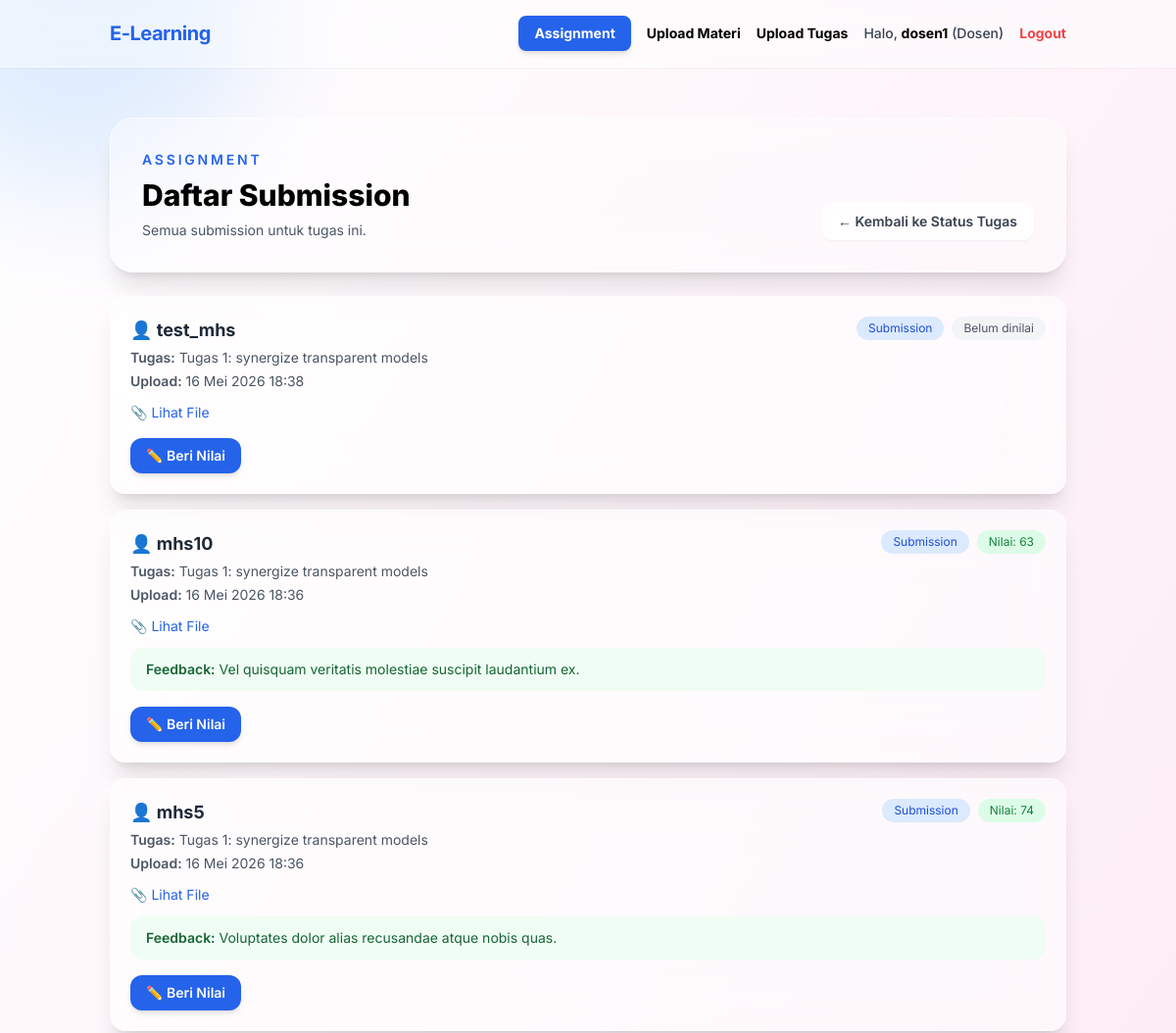
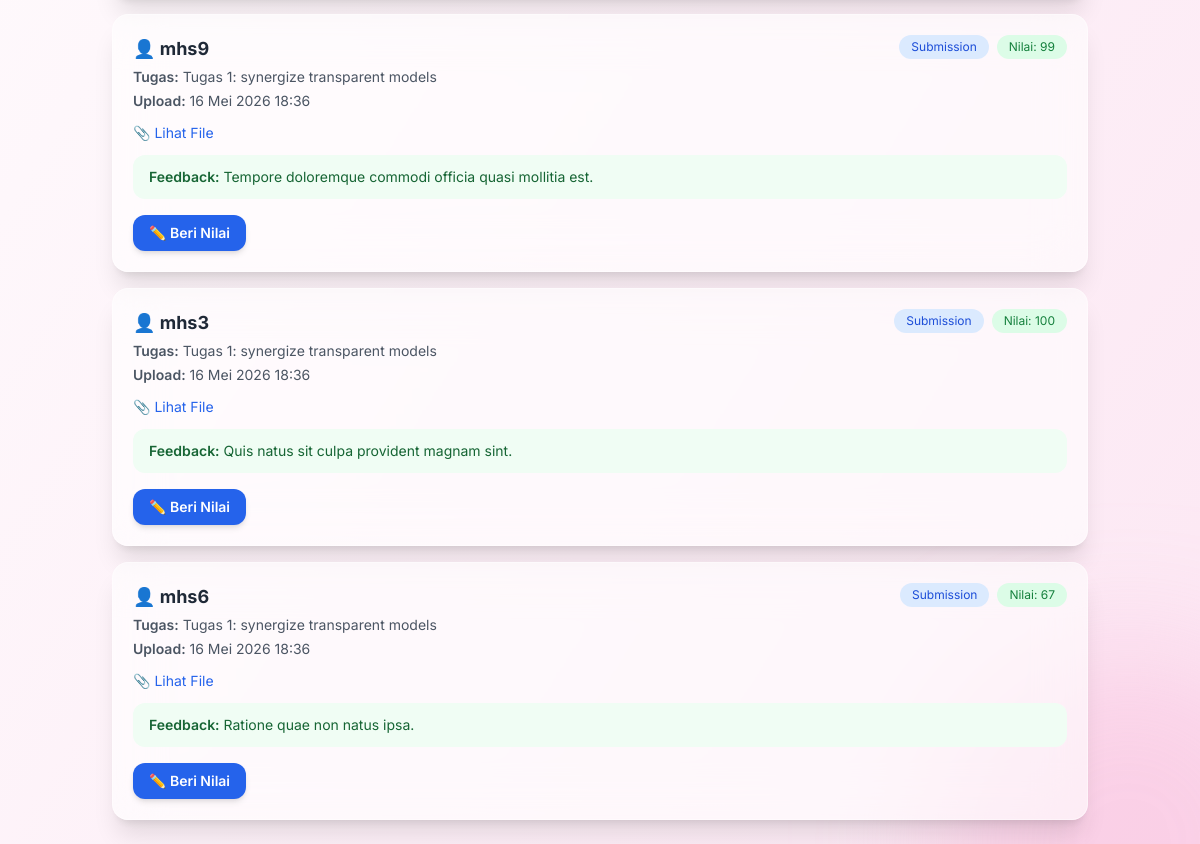
Page /assignment/1/submissions/ (signed in) on the committed database (2 pictures, top to bottom).
### accounts/models.py (models this page shows, shortened)
class CustomUser(AbstractUser):
    ROLE_CHOICES = (
        ("mahasiswa", "Mahasiswa"),
        ("asisten_dosen", "Asisten Dosen"),
        ("dosen", "Dosen"),
    )
    role = models.CharField(max_length=20, choices=ROLE_CHOICES, default="mahasiswa")

### assignment/models.py (models this page shows, shortened)
class Submission(models.Model):
    tugas = models.ForeignKey(
        Tugas,
        on_delete=models.CASCADE,
        related_name="submissions",
    )
    student = models.ForeignKey(
        settings.AUTH_USER_MODEL,
        on_delete=models.CASCADE,
        related_name="submissions",
    )
    file = models.FileField(upload_to="submission_files/", blank=True, null=True)
    submitted_at = models.DateTimeField(auto_now_add=True)
    class Meta:
        unique_together = ("tugas", "student")
        ordering = ["-submitted_at"]

class Tugas(models.Model):
    title = models.CharField(max_length=255)
    description = models.TextField(blank=True)
    file = models.FileField(
        upload_to=secure_tugas_upload_path,
        validators=[validate_secure_uploaded_file],
        blank=True,
        null=True,
    )
    deadline = models.DateTimeField(null=True, blank=True)
    uploaded_by = models.ForeignKey(
        settings.AUTH_USER_MODEL,
        on_delete=models.CASCADE,
        related_name="tugas_uploaded",
    )
    uploaded_at = models.DateTimeField(auto_now_add=True)

class Nilai(models.Model):
    submission = models.OneToOneField(Submission, on_delete=models.CASCADE)
    penilai = models.ForeignKey(settings.AUTH_USER_MODEL, on_delete=models.CASCADE)
    nilai_angka = models.IntegerField()
    feedback = models.TextField(blank=True)
    created_at = models.DateTimeField(auto_now_add=True)

### assignment/views.py (the view)
@login_required
def daftar_submission(request, assignment_id):
    tugas = get_object_or_404(Tugas, id=assignment_id)
    submissions = Submission.objects.filter(tugas=tugas)
    if request.user.role == "mahasiswa":
        submissions = submissions.filter(student=request.user)
    submissions = submissions.select_related("student")
    return render(
        request,
        "assignment/daftar_submission.html",
        {
            "submissions": submissions,
            "assignment_id": assignment_id,
            "tugas": tugas,
            "show_all_submissions": request.user.role in ["dosen", "asisten_dosen"],
        },
    )

### templates/assignment/daftar_submission.html (shortened to what this page needs)
{% extends 'base.html' %}
{% block content %}
  <div class="space-y-6">
    <div class="bg-white/40 backdrop-blur-xl border border-white/60 shadow-xl rounded-3xl p-8">
      <div class="flex flex-col gap-3 md:flex-row md:items-end md:justify-between">
        <div>
          <p class="text-sm font-semibold uppercase tracking-[0.2em] text-blue-600">Assignment</p>
          <h1 class="mt-2 text-3xl font-extrabold text-black">Daftar Submission</h1>
          <p class="mt-2 text-sm text-gray-600">
            {% if show_all_submissions %}
              Semua submission untuk tugas ini.
            {% else %}
              Hanya submission milik Anda untuk tugas ini.
            {% endif %}
          </p>
        </div>
        <a href="{% url 'assignment:submission_status' tugas.pk %}" class="inline-flex items-center justify-center rounded-xl border border-white/60 bg-white/70 px-4 py-2 text-sm font-semibold text-gray-700 shadow-sm transition hover:bg-white hover:text-blue-700">← Kembali ke Status Tugas</a>
      </div>
    </div>
    <div class="space-y-4">
      {% for submission in submissions %}
        <div class="bg-white/60 backdrop-blur-xl border border-white/40 shadow-xl rounded-2xl p-5 hover:scale-[1.01] transition">
          <div class="flex flex-col gap-4 md:flex-row md:items-start md:justify-between mb-3">
            <div>
              <h3 class="text-lg font-bold text-gray-800">👤 {{ submission.student.username }}</h3>
              <p class="text-sm text-gray-600 mt-1">
                <span class="font-semibold">Tugas:</span>
                {{ submission.tugas.title|default:'Belum ada judul' }}
              </p>
              <p class="text-sm text-gray-600 mt-1">
                <span class="font-semibold">Upload:</span>
                {{ submission.submitted_at|date:'d M Y H:i' }}
              </p>
            </div>
            <div class="flex flex-wrap gap-2">
              <span class="text-xs px-3 py-1 rounded-full bg-blue-100 text-blue-700">Submission</span>
              {% if submission.nilai %}
                <span class="text-xs px-3 py-1 rounded-full bg-green-100 text-green-700">Nilai: {{ submission.nilai.nilai_angka }}</span>
              {% else %}
                <span class="text-xs px-3 py-1 rounded-full bg-gray-100 text-gray-600">Belum dinilai</span>
              {% endif %}
            </div>
          </div>
          {% if submission.file %}
            <p class="text-sm mt-2">
              <a href="{{ submission.file.url }}" target="_blank" class="text-blue-600 hover:underline">📎 Lihat File</a>
            </p>
          {% endif %}
          {% if submission.nilai and submission.nilai.feedback %}
            <p class="mt-3 rounded-xl bg-green-50 px-4 py-3 text-sm text-green-800">
              <span class="font-semibold">Feedback:</span> {{ submission.nilai.feedback }}
            </p>
          {% endif %}
          {% if request.user.role == 'dosen' or request.user.role == 'asisten_dosen' %}
            <div class="mt-4">
              <a href="{% url 'assignment:beri_nilai' submission.id %}" class="inline-block px-4 py-2 bg-blue-600 text-white text-sm font-semibold rounded-xl hover:bg-blue-700 transition shadow-md hover:scale-105">✏️ Beri Nilai</a>
            </div>
          {% endif %}
        </div>
      {% endfor %}
    </div>
  </div>
{% endblock %}

### templates/base.html (shortened to what this page needs)
<!DOCTYPE html>
<html lang="id">
  <head>
    <script src="https://cdn.tailwindcss.com"></script>
  </head>
  <body class="bg-gradient-to-br from-white to-pink-100 min-h-screen flex flex-col items-center text-black antialiased">
    <div class="fixed top-[-10%] left-[-10%] w-96 h-96 bg-blue-300 rounded-full mix-blend-multiply filter blur-3xl opacity-30 animate-blob"></div>
    <div class="fixed bottom-[-10%] right-[-10%] w-96 h-96 bg-pink-300 rounded-full mix-blend-multiply filter blur-3xl opacity-30 animate-blob animation-delay-2000"></div>
    <nav class="w-full fixed top-0 z-50 bg-white/40 backdrop-blur-xl border-b border-white/60 shadow-sm">
      <div class="max-w-5xl mx-auto px-6 py-4 flex justify-between items-center">
        <a href="/" class="text-xl font-bold text-blue-600 tracking-tight hover:text-blue-800 transition">E-Learning</a>
        <div class="flex items-center space-x-4">
          {% if user.is_authenticated %}
            <a href="{% url 'assignment:daftar_tugas' %}" class="text-sm font-bold px-4 py-2 rounded-lg bg-blue-600 text-white hover:bg-blue-700 transition shadow-md hover:scale-105">Assignment</a>
            {% if user.role == 'dosen' %}
              <a href="{% url 'materi:upload' %}" class="text-sm font-bold text-black hover:text-blue-600 transition">Upload Materi</a>
              <a href="{% url 'assignment:upload' %}" class="text-sm font-bold text-black hover:text-blue-600 transition">Upload Tugas</a>
            {% endif %}
            <span class="text-sm font-medium text-gray-700">
              Halo, <span class="font-bold text-black">{{ user.username }}</span>
              ({{ user.get_role_display }})
            </span>
            <a href="{% url 'accounts:logout' %}" class="text-sm font-bold text-red-500 hover:text-red-700 transition">Logout</a>
          {% else %}
            <a href="{% url 'accounts:login' %}" class="text-sm font-bold text-black hover:text-blue-600 transition">Login</a>
            <a href="{% url 'accounts:register' %}" class="text-sm font-bold px-4 py-2 bg-blue-600 text-white rounded-lg hover:bg-blue-700 transition shadow-md hover:scale-105">Daftar</a>
          {% endif %}
        </div>
      </div>
    </nav>
    <main class="w-full max-w-5xl p-6 mt-24 relative z-10">
      {% block content %}
      {% endblock %}
    </main>
  </body>
</html>

### rows in the picture
CustomUser: username "dosen1", role "Dosen"
Submission: student.username "test_mhs", tugas "Tugas 1: synergize transparent models", submitted_at "16 Mei 2026 18:38", shows "Belum dinilai"
Submission: student.username "mhs10", tugas "Tugas 1: synergize transparent models", submitted_at "16 Mei 2026 18:36", nilai.nilai_angka "63", nilai.feedback "Vel quisquam veritatis molestiae suscipit laudantium ex."
Submission: student.username "mhs5", tugas "Tugas 1: synergize transparent models", submitted_at "16 Mei 2026 18:36", nilai.nilai_angka "74", nilai.feedback "Voluptates dolor alias recusandae atque nobis quas."
Submission: student.username "mhs9", tugas "Tugas 1: synergize transparent models", submitted_at "16 Mei 2026 18:36", nilai.nilai_angka "99", nilai.feedback "Tempore doloremque commodi officia quasi mollitia est."
Submission: student.username "mhs3", tugas "Tugas 1: synergize transparent models", submitted_at "16 Mei 2026 18:36", nilai.nilai_angka "100", nilai.feedback "Quis natus sit culpa provident magnam sint."
Submission: student.username "mhs6", tugas "Tugas 1: synergize transparent models", submitted_at "16 Mei 2026 18:36", nilai.nilai_angka "67", nilai.feedback "Ratione quae non natus ipsa."
